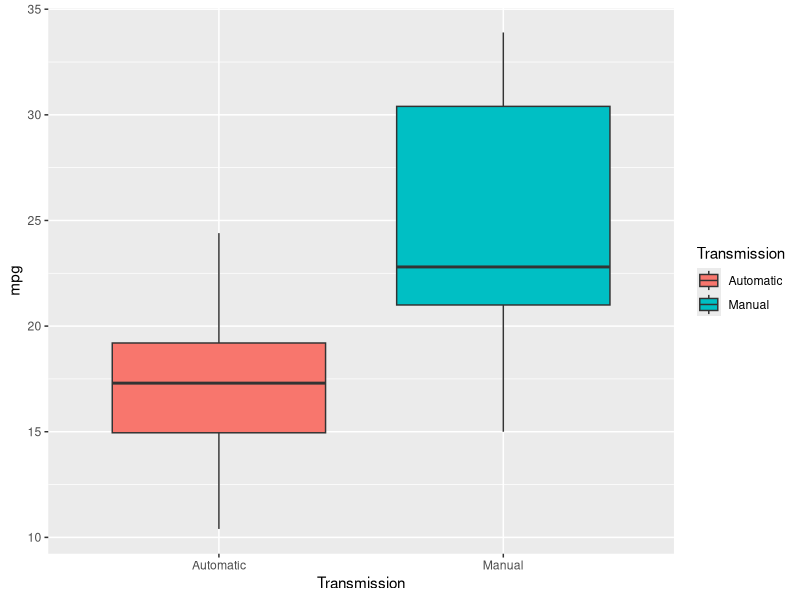
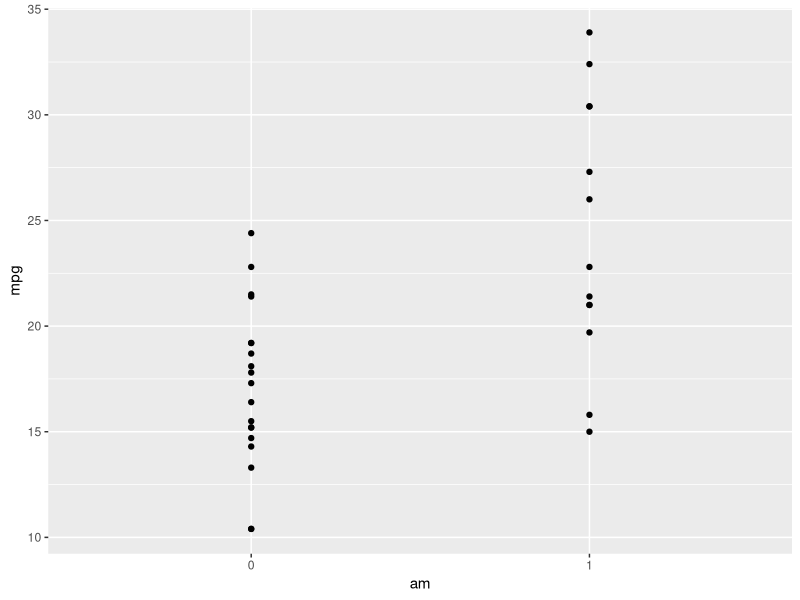

Generate these figures, in order, with R:
## ---- chunk 1
knitr::opts_chunk$set(echo = FALSE)
## ---- chunk 2
        library(dplyr)
        library(ggplot2)
## ---- chunk 3
        data(mtcars)
        m <- mtcars
        m$am = factor(m$am)
        
        m <- mutate(m, Transmission = factor(m$am))
        levels(m$Transmission) = c("Automatic", "Manual")
## ---- chunk 4
        str(m)
## ---- chunk 5
        m$am = factor(m$am)

## ---- chunk 6
        summary(m$mpg)
        table (m$am)
        ma <- filter(m, am == 0)
        mm <- filter(m, am == 1)
        summary(ma$mpg)
        summary(mm$mpg)

## ---- chunk 7
        ## include main heading and resize
        m <- mutate(m, Transmission = factor(m$am))
        levels(m$Transmission) = c("Automatic", "Manual")
        ggplot(m, aes(x=Transmission, y=mpg, fill = Transmission)) + geom_boxplot()

## ---- chunk 8
        ## resize this plot and include a main title and axes labels
        ## include red dots for means of each group?
        ggplot(m, aes(x=am, y=mpg)) + 
                geom_point()
## ---- chunk 9
        model1 <- lm(mpg ~ am, m)
        round(summary(model1)$coef, 4)
## ---- chunk 10
        model2 <- aov(mpg ~ am, m)
        summary(model2)
